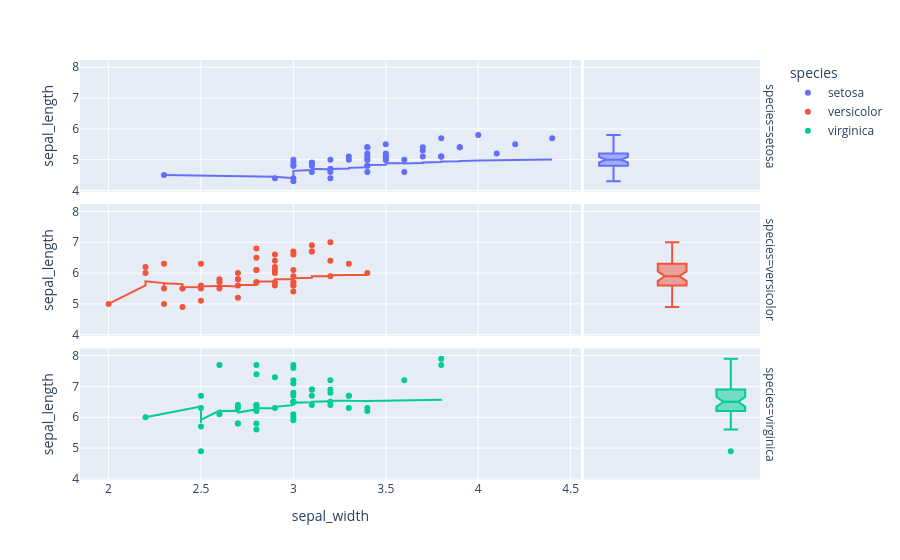

Source (notebook cell):
### Markdown cell above
#### Facets
You can use `facet_row` and `facet_col` to create some facets, each containing the data for a given category. If you're using it together with the `marginal_x` and `marginal_y` options, the marginals won't be displayed :

### Code cell
# Create one subgraph for each category and set the dislay order
fig = px.scatter(df, x = "sepal_width", y = "sepal_length", color = "species", trendline = "expanding", marginal_x = "violin", marginal_y = "box",
                 facet_row = "species")
fig.show()

### Figure 1 — Plotly figure (JSON) as saved in the notebook; plotly's stock layout.template omitted (floating-point values rounded to 4 significant figures)
{"data": [{"hovertemplate": "species=setosa<br>sepal_width=%{x}<br>sepal_length=%{y}<extra></extra>", "legendgroup": "setosa", "marker": {"color": "#636efa", "symbol": "circle"}, "mode": "markers", "name": "setosa", "orientation": "v", "showlegend": true, "type": "scatter", "x": [3.5, 3.0, 3.2, 3.1, 3.6, 3.9, 3.4, 3.4, 2.9, 3.1, 3.7, 3.4, 3.0, 3.0, 4.0, 4.4, 3.9, 3.5, 3.8, 3.8, 3.4, 3.7, 3.6, 3.3, 3.4, 3.0, 3.4, 3.5, 3.4, 3.2, 3.1, 3.4, 4.1, 4.2, 3.1, 3.2, 3.5, 3.1, 3.0, 3.4, 3.5, 2.3, 3.2, 3.5, 3.8, 3.0, 3.8, 3.2, 3.7, 3.3], "xaxis": "x5", "y": [5.1, 4.9, 4.7, 4.6, 5.0, 5.4, 4.6, 5.0, 4.4, 4.9, 5.4, 4.8, 4.8, 4.3, 5.8, 5.7, 5.4, 5.1, 5.7, 5.1, 5.4, 5.1, 4.6, 5.1, 4.8, 5.0, 5.0, 5.2, 5.2, 4.7, 4.8, 5.4, 5.2, 5.5, 4.9, 5.0, 5.5, 4.9, 4.4, 5.1, 5.0, 4.5, 4.4, 5.0, 5.1, 4.8, 5.1, 4.6, 5.3, 5.0], "yaxis": "y5"}, {"alignmentgroup": "True", "hovertemplate": "species=setosa<br>sepal_length=%{y}<extra></extra>", "legendgroup": "setosa", "marker": {"color": "#636efa", "symbol": "circle"}, "name": "setosa", "notched": true, "offsetgroup": "setosa", "showlegend": false, "type": "box", "xaxis": "x6", "y": [5.1, 4.9, 4.7, 4.6, 5.0, 5.4, 4.6, 5.0, 4.4, 4.9, 5.4, 4.8, 4.8, 4.3, 5.8, 5.7, 5.4, 5.1, 5.7, 5.1, 5.4, 5.1, 4.6, 5.1, 4.8, 5.0, 5.0, 5.2, 5.2, 4.7, 4.8, 5.4, 5.2, 5.5, 4.9, 5.0, 5.5, 4.9, 4.4, 5.1, 5.0, 4.5, 4.4, 5.0, 5.1, 4.8, 5.1, 4.6, 5.3, 5.0], "yaxis": "y6"}, {"hovertemplate": "<b>Expanding mean trendline</b><br><br>species=setosa<br>sepal_width=%{x}<br>sepal_length=%{y} <b>(trend)</b><extra></extra>", "legendgroup": "setosa", "marker": {"color": "#636efa", "symbol": "circle"}, "mode": "lines", "name": "setosa", "showlegend": false, "type": "scatter", "x": [2.3, 2.9, 3.0, 3.0, 3.0, 3.0, 3.0, 3.0, 3.1, 3.1, 3.1, 3.1, 3.1, 3.2, 3.2, 3.2, 3.2, 3.2, 3.3, 3.3, 3.4, 3.4, 3.4, 3.4, 3.4, 3.4, 3.4, 3.4, 3.4, 3.5, 3.5, 3.5, 3.5, 3.5, 3.5, 3.6, 3.6, 3.7, 3.7, 3.7, 3.8, 3.8, 3.8, 3.8, 3.9, 3.9, 4.0, 4.1, 4.2, 4.4], "xaxis": "x5", "y": [4.5, 4.45, 4.4, 4.5, 4.6, 4.567, 4.614, 4.638, 4.667, 4.69, 4.682, 4.7, 4.708, 4.686, 4.68, 4.681, 4.682, 4.7, 4.716, 4.735, 4.752, 4.773, 4.783, 4.808, 4.808, 4.831, 4.822, 4.829, 4.828, 4.837, 4.848, 4.853, 4.861, 4.865, 4.883, 4.886, 4.878, 4.889, 4.903, 4.908, 4.927, 4.931, 4.935, 4.939, 4.949, 4.959, 4.977, 4.981, 4.992, 5.006], "yaxis": "y5"}, {"hovertemplate": "species=versicolor<br>sepal_width=%{x}<br>sepal_length=%{y}<extra></extra>", "legendgroup": "versicolor", "marker": {"color": "#EF553B", "symbol": "circle"}, "mode": "markers", "name": "versicolor", "orientation": "v", "showlegend": true, "type": "scatter", "x": [3.2, 3.2, 3.1, 2.3, 2.8, 2.8, 3.3, 2.4, 2.9, 2.7, 2.0, 3.0, 2.2, 2.9, 2.9, 3.1, 3.0, 2.7, 2.2, 2.5, 3.2, 2.8, 2.5, 2.8, 2.9, 3.0, 2.8, 3.0, 2.9, 2.6, 2.4, 2.4, 2.7, 2.7, 3.0, 3.4, 3.1, 2.3, 3.0, 2.5, 2.6, 3.0, 2.6, 2.3, 2.7, 3.0, 2.9, 2.9, 2.5, 2.8], "xaxis": "x3", "y": [7.0, 6.4, 6.9, 5.5, 6.5, 5.7, 6.3, 4.9, 6.6, 5.2, 5.0, 5.9, 6.0, 6.1, 5.6, 6.7, 5.6, 5.8, 6.2, 5.6, 5.9, 6.1, 6.3, 6.1, 6.4, 6.6, 6.8, 6.7, 6.0, 5.7, 5.5, 5.5, 5.8, 6.0, 5.4, 6.0, 6.7, 6.3, 5.6, 5.5, 5.5, 6.1, 5.8, 5.0, 5.6, 5.7, 5.7, 6.2, 5.1, 5.7], "yaxis": "y3"}, {"alignmentgroup": "True", "hovertemplate": "species=versicolor<br>sepal_length=%{y}<extra></extra>", "legendgroup": "versicolor", "marker": {"color": "#EF553B", "symbol": "circle"}, "name": "versicolor", "notched": true, "offsetgroup": "versicolor", "showlegend": false, "type": "box", "xaxis": "x4", "y": [7.0, 6.4, 6.9, 5.5, 6.5, 5.7, 6.3, 4.9, 6.6, 5.2, 5.0, 5.9, 6.0, 6.1, 5.6, 6.7, 5.6, 5.8, 6.2, 5.6, 5.9, 6.1, 6.3, 6.1, 6.4, 6.6, 6.8, 6.7, 6.0, 5.7, 5.5, 5.5, 5.8, 6.0, 5.4, 6.0, 6.7, 6.3, 5.6, 5.5, 5.5, 6.1, 5.8, 5.0, 5.6, 5.7, 5.7, 6.2, 5.1, 5.7], "yaxis": "y4"}, {"hovertemplate": "<b>Expanding mean trendline</b><br><br>species=versicolor<br>sepal_width=%{x}<br>sepal_length=%{y} <b>(trend)</b><extra></extra>", "legendgroup": "versicolor", "marker": {"color": "#EF553B", "symbol": "circle"}, "mode": "lines", "name": "versicolor", "showlegend": false, "type": "scatter", "x": [2.0, 2.2, 2.2, 2.3, 2.3, 2.3, 2.4, 2.4, 2.4, 2.5, 2.5, 2.5, 2.5, 2.6, 2.6, 2.6, 2.7, 2.7, 2.7, 2.7, 2.7, 2.8, 2.8, 2.8, 2.8, 2.8, 2.8, 2.9, 2.9, 2.9, 2.9, 2.9, 2.9, 2.9, 3.0, 3.0, 3.0, 3.0, 3.0, 3.0, 3.0, 3.0, 3.1, 3.1, 3.1, 3.2, 3.2, 3.2, 3.3, 3.4], "xaxis": "x3", "y": [5.0, 5.6, 5.733, 5.675, 5.54, 5.667, 5.643, 5.55, 5.544, 5.54, 5.5, 5.567, 5.569, 5.579, 5.593, 5.588, 5.565, 5.589, 5.6, 5.6, 5.61, 5.614, 5.635, 5.671, 5.688, 5.731, 5.73, 5.729, 5.745, 5.767, 5.761, 5.787, 5.797, 5.803, 5.8, 5.803, 5.811, 5.805, 5.828, 5.817, 5.812, 5.831, 5.851, 5.875, 5.893, 5.893, 5.904, 5.927, 5.935, 5.936], "yaxis": "y3"}, {"hovertemplate": "species=virginica<br>sepal_width=%{x}<br>sepal_length=%{y}<extra></extra>", "legendgroup": "virginica", "marker": {"color": "#00cc96", "symbol": "circle"}, "mode": "markers", "name": "virginica", "orientation": "v", "showlegend": true, "type": "scatter", "x": [3.3, 2.7, 3.0, 2.9, 3.0, 3.0, 2.5, 2.9, 2.5, 3.6, 3.2, 2.7, 3.0, 2.5, 2.8, 3.2, 3.0, 3.8, 2.6, 2.2, 3.2, 2.8, 2.8, 2.7, 3.3, 3.2, 2.8, 3.0, 2.8, 3.0, 2.8, 3.8, 2.8, 2.8, 2.6, 3.0, 3.4, 3.1, 3.0, 3.1, 3.1, 3.1, 2.7, 3.2, 3.3, 3.0, 2.5, 3.0, 3.4, 3.0], "xaxis": "x", "y": [6.3, 5.8, 7.1, 6.3, 6.5, 7.6, 4.9, 7.3, 6.7, 7.2, 6.5, 6.4, 6.8, 5.7, 5.8, 6.4, 6.5, 7.7, 7.7, 6.0, 6.9, 5.6, 7.7, 6.3, 6.7, 7.2, 6.2, 6.1, 6.4, 7.2, 7.4, 7.9, 6.4, 6.3, 6.1, 7.7, 6.3, 6.4, 6.0, 6.9, 6.7, 6.9, 5.8, 6.8, 6.7, 6.7, 6.3, 6.5, 6.2, 5.9], "yaxis": "y"}, {"alignmentgroup": "True", "hovertemplate": "species=virginica<br>sepal_length=%{y}<extra></extra>", "legendgroup": "virginica", "marker": {"color": "#00cc96", "symbol": "circle"}, "name": "virginica", "notched": true, "offsetgroup": "virginica", "showlegend": false, "type": "box", "xaxis": "x2", "y": [6.3, 5.8, 7.1, 6.3, 6.5, 7.6, 4.9, 7.3, 6.7, 7.2, 6.5, 6.4, 6.8, 5.7, 5.8, 6.4, 6.5, 7.7, 7.7, 6.0, 6.9, 5.6, 7.7, 6.3, 6.7, 7.2, 6.2, 6.1, 6.4, 7.2, 7.4, 7.9, 6.4, 6.3, 6.1, 7.7, 6.3, 6.4, 6.0, 6.9, 6.7, 6.9, 5.8, 6.8, 6.7, 6.7, 6.3, 6.5, 6.2, 5.9], "yaxis": "y2"}, {"hovertemplate": "<b>Expanding mean trendline</b><br><br>species=virginica<br>sepal_width=%{x}<br>sepal_length=%{y} <b>(trend)</b><extra></extra>", "legendgroup": "virginica", "marker": {"color": "#00cc96", "symbol": "circle"}, "mode": "lines", "name": "virginica", "showlegend": false, "type": "scatter", "x": [2.2, 2.5, 2.5, 2.5, 2.5, 2.6, 2.6, 2.7, 2.7, 2.7, 2.7, 2.8, 2.8, 2.8, 2.8, 2.8, 2.8, 2.8, 2.8, 2.9, 2.9, 3.0, 3.0, 3.0, 3.0, 3.0, 3.0, 3.0, 3.0, 3.0, 3.0, 3.0, 3.0, 3.1, 3.1, 3.1, 3.1, 3.2, 3.2, 3.2, 3.2, 3.2, 3.3, 3.3, 3.3, 3.4, 3.4, 3.6, 3.8, 3.8], "xaxis": "x", "y": [6.0, 6.35, 6.133, 5.825, 5.92, 6.217, 6.2, 6.213, 6.233, 6.19, 6.155, 6.258, 6.262, 6.271, 6.267, 6.356, 6.359, 6.317, 6.289, 6.29, 6.338, 6.395, 6.378, 6.433, 6.46, 6.462, 6.463, 6.489, 6.469, 6.47, 6.477, 6.487, 6.476, 6.488, 6.486, 6.497, 6.503, 6.521, 6.521, 6.528, 6.537, 6.533, 6.537, 6.532, 6.536, 6.528, 6.523, 6.538, 6.565, 6.588], "yaxis": "y"}], "layout": {"annotations": [{"font": {}, "showarrow": false, "text": "species=virginica", "textangle": 90, "x": 0.98, "xanchor": "left", "xref": "paper", "y": 0.1567, "yanchor": "middle", "yref": "paper"}, {"font": {}, "showarrow": false, "text": "species=versicolor", "textangle": 90, "x": 0.98, "xanchor": "left", "xref": "paper", "y": 0.5, "yanchor": "middle", "yref": "paper"}, {"font": {}, "showarrow": false, "text": "species=setosa", "textangle": 90, "x": 0.98, "xanchor": "left", "xref": "paper", "y": 0.8433, "yanchor": "middle", "yref": "paper"}], "legend": {"title": {"text": "species"}, "tracegroupgap": 0}, "margin": {"t": 60}, "xaxis": {"anchor": "y", "domain": [0, 0.7215], "title": {"text": "sepal_width"}}, "xaxis2": {"anchor": "y2", "domain": [0.7265, 0.98], "matches": "x2", "showgrid": false, "showline": false, "showticklabels": false, "ticks": ""}, "xaxis3": {"anchor": "y3", "domain": [0, 0.7215], "matches": "x", "showticklabels": false}, "xaxis4": {"anchor": "y4", "domain": [0.7265, 0.98], "matches": "x2", "showgrid": false, "showline": false, "showticklabels": false, "ticks": ""}, "xaxis5": {"anchor": "y5", "domain": [0, 0.7215], "matches": "x", "showticklabels": false}, "xaxis6": {"anchor": "y6", "domain": [0.7265, 0.98], "matches": "x2", "showgrid": false, "showline": false, "showticklabels": false, "ticks": ""}, "yaxis": {"anchor": "x", "domain": [0, 0.3133], "title": {"text": "sepal_length"}}, "yaxis2": {"anchor": "x2", "domain": [0, 0.3133], "matches": "y", "showgrid": true, "showticklabels": false}, "yaxis3": {"anchor": "x3", "domain": [0.3433, 0.6567], "matches": "y", "title": {"text": "sepal_length"}}, "yaxis4": {"anchor": "x4", "domain": [0.3433, 0.6567], "matches": "y", "showgrid": true, "showticklabels": false}, "yaxis5": {"anchor": "x5", "domain": [0.6867, 1.0], "matches": "y", "title": {"text": "sepal_length"}}, "yaxis6": {"anchor": "x6", "domain": [0.6867, 1.0], "matches": "y", "showgrid": true, "showticklabels": false}}}
